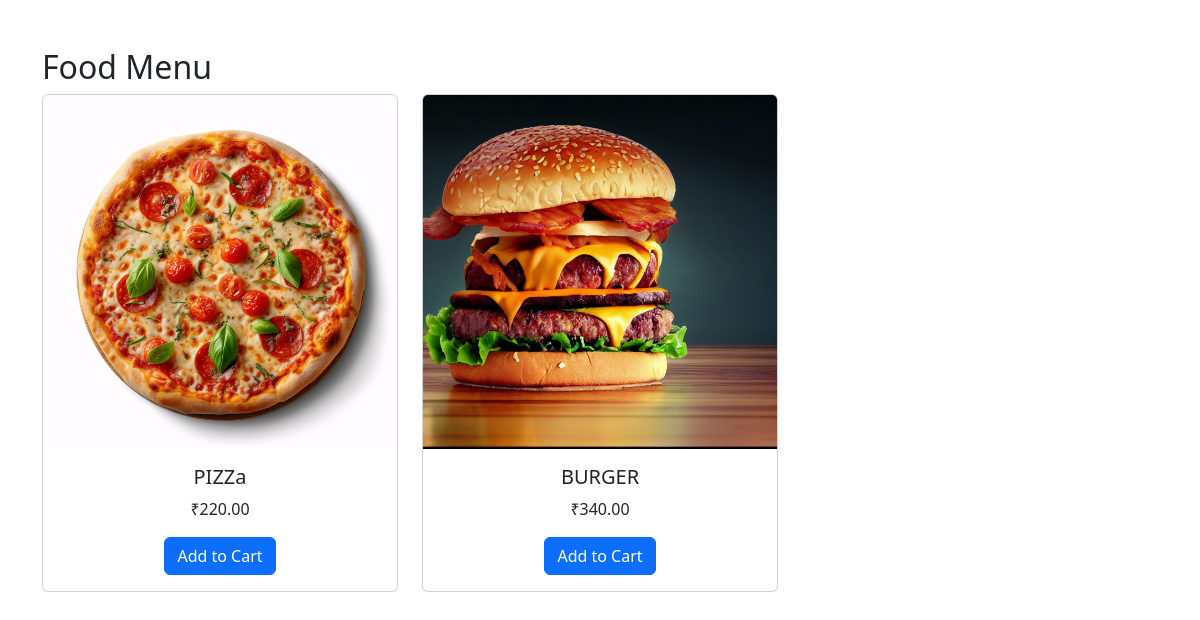
The app's page /menu/ with its own data.
### menu/models.py (models this page shows, shortened)
class FoodItem(models.Model):
    name = models.CharField(max_length=100)
    description = models.TextField(blank=True)
    price = models.DecimalField(max_digits=6, decimal_places=2)
    image = models.ImageField(upload_to='food_images/')
    category = models.CharField(max_length=50)

### menu/views.py (the view)
# urls.py: path('', views.menu_list, name='menu_list'),
def menu_list(request):
    items = FoodItem.objects.all()
    return render(request, 'menu/menu_list.html', {'items': items})

### menu/templates/menu/menu_list.html (shortened to what this page needs)
<!DOCTYPE html>
<html>
<head>
    <link rel="stylesheet" href="https://cdn.jsdelivr.net/npm/bootstrap@5.3.0/dist/css/bootstrap.min.css">
</head>
<body>
    <div class="container mt-5">
  <h2>Food Menu</h2>
  <div class="row">
    {% for item in items %}
    <div class="col-md-4 mb-4">
      <div class="card h-100">
        <img src="{{ item.image.url }}" class="card-img-top" alt="{{ item.name }}">
        <div class="card-body text-center">
          <h5 class="card-title">{{ item.name }}</h5>
          <p class="card-text">₹{{ item.price }}</p>
          <a href="{% url 'add_to_cart' item.id %}" class="btn btn-primary">Add to Cart</a>
        </div>
      </div>
    </div>
    {% endfor %}
  </div>
</div>
</body>
</html>

### records on screen
FoodItem: image (picture), name "PIZZa", price "220.00"
FoodItem: image (picture), name "BURGER", price "340.00"
